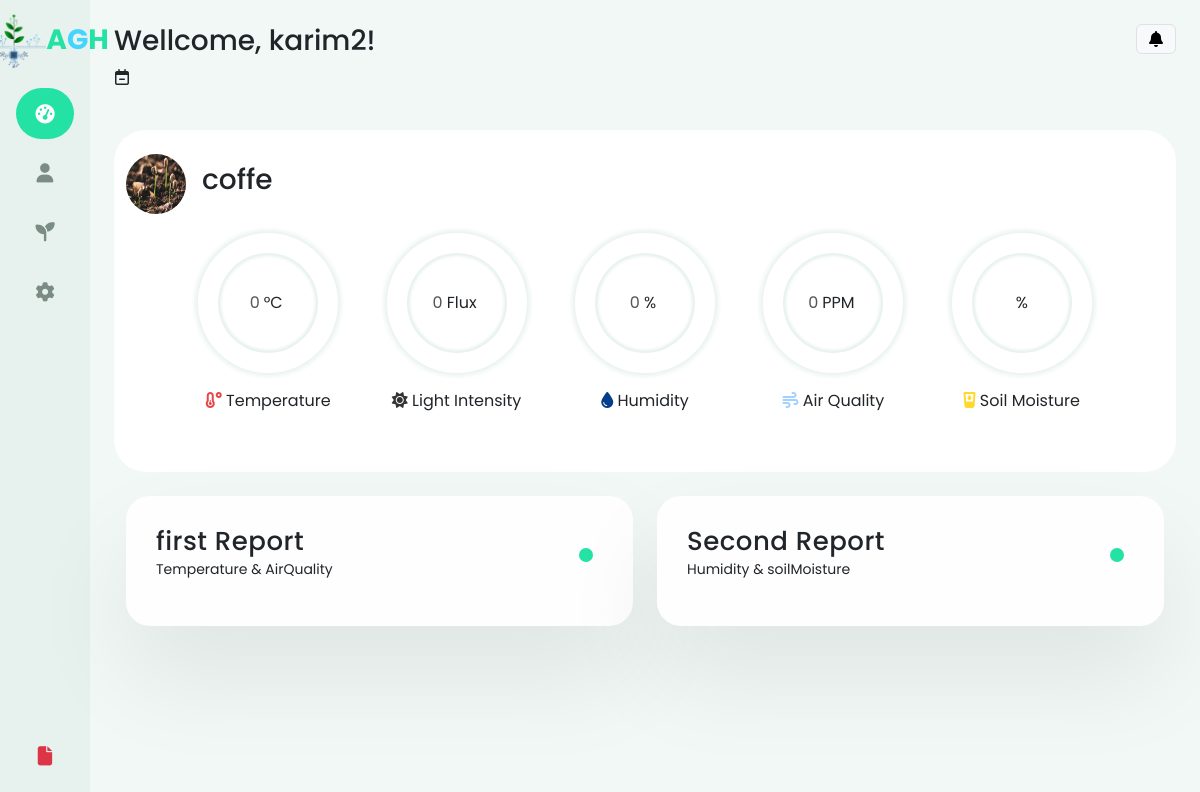
Screenshot of / (signed in) with the database file from the repository.
### pages/models.py (models this page shows, shortened)
class Plants (models.Model):
    title = models.CharField(max_length=50, null = True)
    Temperature = models.IntegerField()
    Soil_moister = models.IntegerField()
    Light_intensity = models.IntegerField()
    Humidity = models.IntegerField(null=True)
    air_Quality= models.IntegerField(null=True)
    photo = models.ImageField(upload_to='IMAGES',null=True)
    is_active = models.BooleanField(default=False)

### pages/views.py (the view)
# urls.py: path('',views.index,name='index'),
def index(request):
    active_plant = Plants.objects.filter(is_active=True).first()
    return render(request,'account/index.html',{'plant': active_plant})

### templates/account/index.html (shortened to what this page needs)
{% extends 'base.html' %}
{% load static %}
{% block content %}
{% include 'parts/sidebar.html' %}
<div class="main-content container-fluid px-4">
    <div class="wellcome d-flex py-4 justify-content-between">
      <div>
        <h1 class="fs-3">
          {% if request.user.is_authenticated %}
          Wellcome, {{request.user.username}}!
          {% else %}
          Join us
          {% endif %}
        </h1>
        <p>
          <i class="fa-regular fa-calendar-minus"></i
          >
        </p>
      </div>
      <div class="d-flex justify-content-center gap-2 h-100">
        <div class="notificationss">
          <i class="notificationbtn fa-solid fa-bell btn btn-light border"></i>
        </div>
      </div>
    </div>
    <div class="container-fluid py-4 bg-white rounded-5">
      <div class="row">
        <div class="d-flex gap-3 align-items-center">
          {% if plant %}
          <img src="{{ plant.photo.url }}" class="plImg mw-100 rounded-circle" />
          <div>
            <h3>{{ plant.title }}</h3>
          {% else %}
            <div>
              <h3>There is no active plant </h3>
              <p>These are the last sensors measurements:</p>
            {% endif %}
          </div>
        </div>
      </div>
      <div
        class="row sensors mx-lg-3 mx-xl-5 row-cols-1 row-cols-md-2 row-cols-lg-5"
      >
        <div class="col sensreading">
          <div class="cont">
            <div class="outer">
              <div class="inner">
                <div id="number">0 </div><span class="mx-1"> &deg;C</span>
              </div>
            </div>
            <svg
              xmlns="http://www.w3.org/2000/svg"
              version="1.1"
              width="140px"
              height="140px"
            >
              <defs>
                <linearGradient id="GradientColor">
                  <stop offset="0%" stop-color="#e94545" />
                  <stop offset="100%" stop-color="#ebf2c2" />
                </linearGradient>
              </defs>
              <circle cx="70" cy="70" r="60" stroke-linecap="round" />
            </svg>
            <div class="sensInfo mx-auto mt-3">
              <p class="text-center">
                <i
                  class="fa-solid fa-temperature-low"
                  style="color: #e94545"
                ></i>
                <span>Temperature</span>
              </p>
            </div>
          </div>
        </div>
        <div class="col sensreading">
          <div class="cont">
            <div class="outer">
              <div class="inner">
                <div id="number">0</div><span class="mx-1">Flux</span>
              </div>
            </div>
            <svg
              xmlns="http://www.w3.org/2000/svg"
              version="1.1"
              width="140px"
              height="140px"
            >
              <defs>
                <linearGradient id="lightIntensity">
                  <stop offset="0%" stop-color="#333533" />
                  <stop offset="100%" stop-color="#cfdbd5" />
                </linearGradient>
              </defs>
              <circle
                class="lightIntensity"
                cx="70"
                cy="70"
                r="60"
                stroke-linecap="round"
              />
            </svg>
            <div class="sensInfo mx-auto mt-3">
              <p class="text-center">
                <i class="fa-solid fa-sun" style="color: #333533"></i>
                <span>Light Intensity</span>
              </p>
            </div>
          </div>
        </div>
        <div class="col sensreading">
          <div class="cont">
            <div class="outer">
              <div class="inner">
                <div id="number">0</div><span class="mx-1">%</span>
              </div>
            </div>
            <svg
              xmlns="http://www.w3.org/2000/svg"
              version="1.1"
              width="140px"
              height="140px"
            >
              <defs>
                <linearGradient id="humidity">
                  <stop offset="0%" stop-color="#EEC759" />
                  <stop offset="100%" stop-color="#caf0f8" />
                </linearGradient>
              </defs>
              <circle
                class="humidity"
                cx="70"
                cy="70"
                r="60"
                stroke-linecap="round"
              />
            </svg>
            <div class="sensInfo mx-auto mt-3">
              <p class="text-center">
                <i class="fa-solid fa-droplet" style="color: #023e8a"></i>
                <span>Humidity</span>
              </p>
            </div>
          </div>
        </div>
        <div class="col sensreading">
          <div class="cont">
            <div class="outer">
              <div class="inner">
                <div id="number">0</div><span class="mx-1">PPM</span>
              </div>
            </div>
            <svg
              xmlns="http://www.w3.org/2000/svg"
              version="1.1"
              width="140px"
              height="140px"
            >
              <defs>
                <linearGradient id="airQuality">
                  <stop offset="0%" stop-color="#ffafcc" />
                  <stop offset="100%" stop-color="#a2d2ff" />
                </linearGradient>
              </defs>
              <circle
                class="airQuality"
                cx="70"
                cy="70"
                r="60"
                stroke-linecap="round"
              />
            </svg>
            <div class="sensInfo mx-auto mt-3">
              <p class="text-center">
                <i class="fa-solid fa-wind" style="color: #a2d2ff"></i>
                <span>Air Quality</span>
              </p>
            </div>
          </div>
        </div>
        <div class="col sensreading">
          <div class="cont">
            <div class="outer">
              <div class="inner">
                <div id="number"></div><span class="mx-1">%</span>
              </div>
            </div>
            <svg
              xmlns="http://www.w3.org/2000/svg"
              version="1.1"
              width="140px"
              height="140px"
            >
              <defs>
                <linearGradient id="soil-moisture">
                  <stop offset="0%" stop-color="#ffd92d" />
                  <stop offset="100%" stop-color="#a2d2ff" />
                </linearGradient>
              </defs>
              <circle
                class="soil-moisture"
                cx="70"
                cy="70"
                r="60"
                stroke-linecap="round"
              />
            </svg>
            <div class="sensInfo mx-auto mt-3">
              <p class="text-center">
                <i class="fa-solid fa-glass-water-droplet" style="color: #ffd92d"></i>
                <span>Soil Moisture</span>
              </p>
            </div>
          </div>
        </div>
      </div>
    </div>
    <div class="container-fluid py-4">
      <div class="row gap-sm-0 gap-3">
        <div class="col-12 col-md-6 pr-0 pr-sm-3">
          <div class="carde">
            <h2>first Report</h2>
            <p>Temperature & AirQuality</p>
            <div class="pulse"></div>
          </div>
        </div>
        <div class="col-12 col-md-6 pl-0 pl-sm-3">
          <div class="carde">
            <h2>Second Report</h2>
            <p>Humidity & soilMoisture</p>
            <div class="pulse"></div>
          </div>
        </div>
      </div>
    </div>
  </div>
  {% endblock %}

### green_teck/static/css/style.css (style rules this page uses)
:root { --color-mid: #f2f8f6; --color-side: #e7f2ee; --color-danger: #ff7782; --color-dangerbtn-bg: #f5949c; --color-dangerbtn-hover: #e44250; --color-success: rgb(36, 226, 163); --color-warning: #ffbb55; --color-white: #fefefe; --color-btn-bg: #bcf2e0; --color-mainbtn-hover: #0fcd8e; --color-hover-dark: #24595353; --color-hover-light: #f9fbfa; --color-dark-hover: #27484d; --color-primary: #44d4fd; --color-label: #a7a7a7; --color-text: #e2dede; --font-family: "Poppins"; --color-text-side: #7a8c84; --color-text-side-hover: #4b504a; --color-text-hidding: #4b504a; --color-plant-details-graph: #d98631; }
* { margin: 0; padding: 0; border: none; box-sizing: border-box; font-family: "Poppins", sans-serif; }
body { display: flex; }
.main-content { background-color: var(--color-mid); }
.main-content .plImg { height: 60px; width: 60px; }
.main-content .sensors .sensreading .cont { position: relative; }
.sensors .sensreading { display: flex; align-items: center; justify-content: center; overflow: hidden; border-radius: 9px; padding: 1.2rem 0rem; }
.sensors .sensreading .outer { height: 140px; width: 140px; border-radius: 50%; padding: 20px; box-shadow: 0 0 5px 3px var(--color-side); transition: 0.6s; position: relative; }
.sensors .sensreading .inner { height: 100px; width: 100px; border-radius: 50%; display: flex; align-items: center; justify-content: center; box-shadow: inset 0 0 3px 3px var(--color-side); transition: 0.4s; }
.sensors .sensreading .inner #number { font-weight: 600px; color: #555; }
svg { position: absolute; top: 0; }
.carde { position: relative; background: var(--color-white); padding: 30px; border-radius: 24px; box-shadow: 0 50px 100px rgba(0, 0, 0, 0.08); transition: 0.4s; }
.carde h2 { font-size: 26px; font-weight: 500; letter-spacing: 0.5px; margin: 0 0 2px; }
.carde p { font-size: 14px; margin: 0 0 16px; }
.carde .pulse { position: absolute; height: 14px; width: 14px; background: var(--color-success); top: 52px; right: 40px; border-radius: 50%; }
.carde .pulse::after { content: ""; position: absolute; height: 100%; width: 100%; border: 1px solid var(--color-success); border-radius: 50%; left: -1px; top: -1px; animation: pulse 2s linear infinite; transform-origin: center; opacity: 0.8; scale: 0; }
* { font-family: "Poppins", sans-serif; }
.rounded-circle { border-radius: 50% !important; }

### green_teck/static/css/notifications.css (style rules this page uses)
.notificationss { position: relative; }

### rows the page displays
Plants: photo (picture), title "coffe"

### other values shown
{{ request.user.username }} "karim2"
